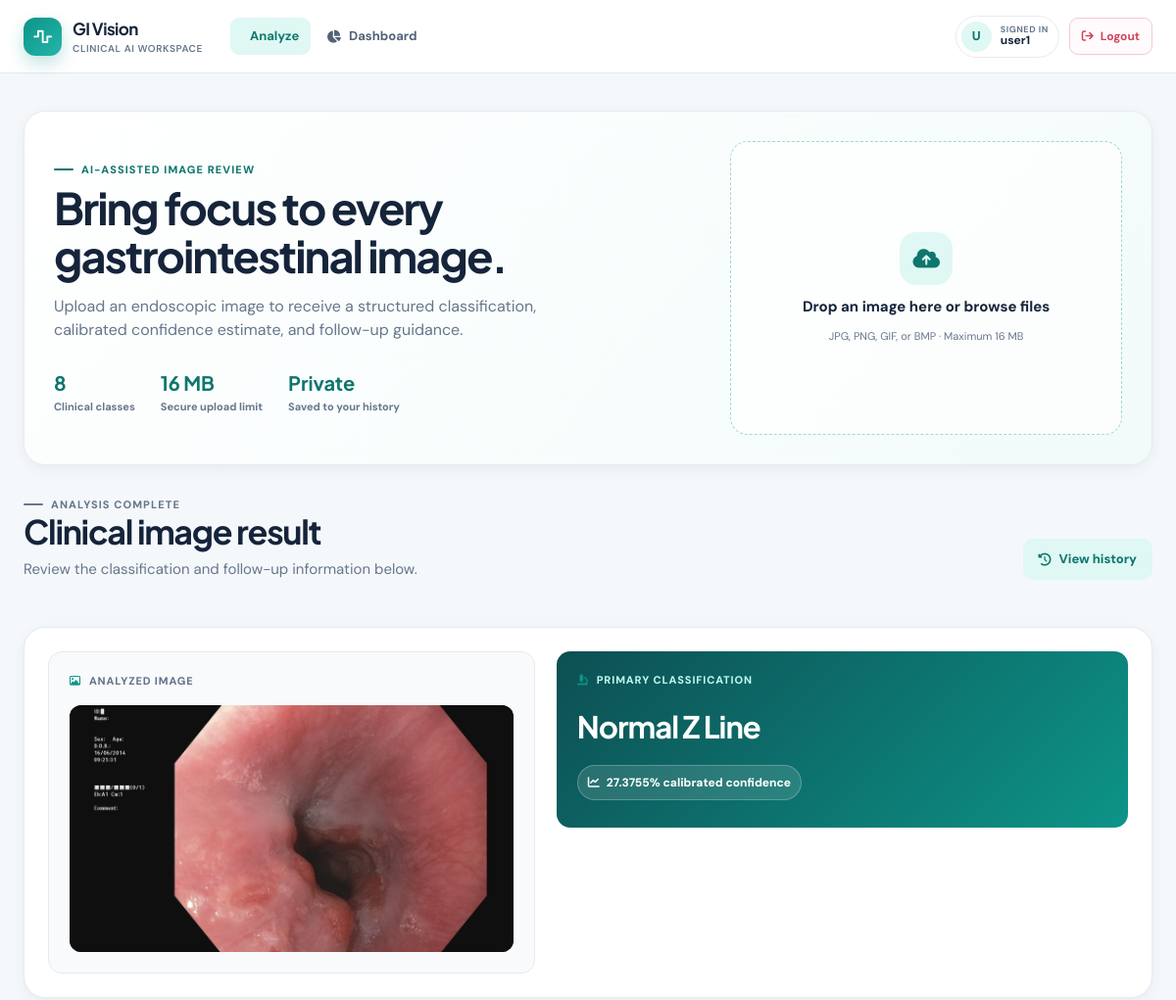
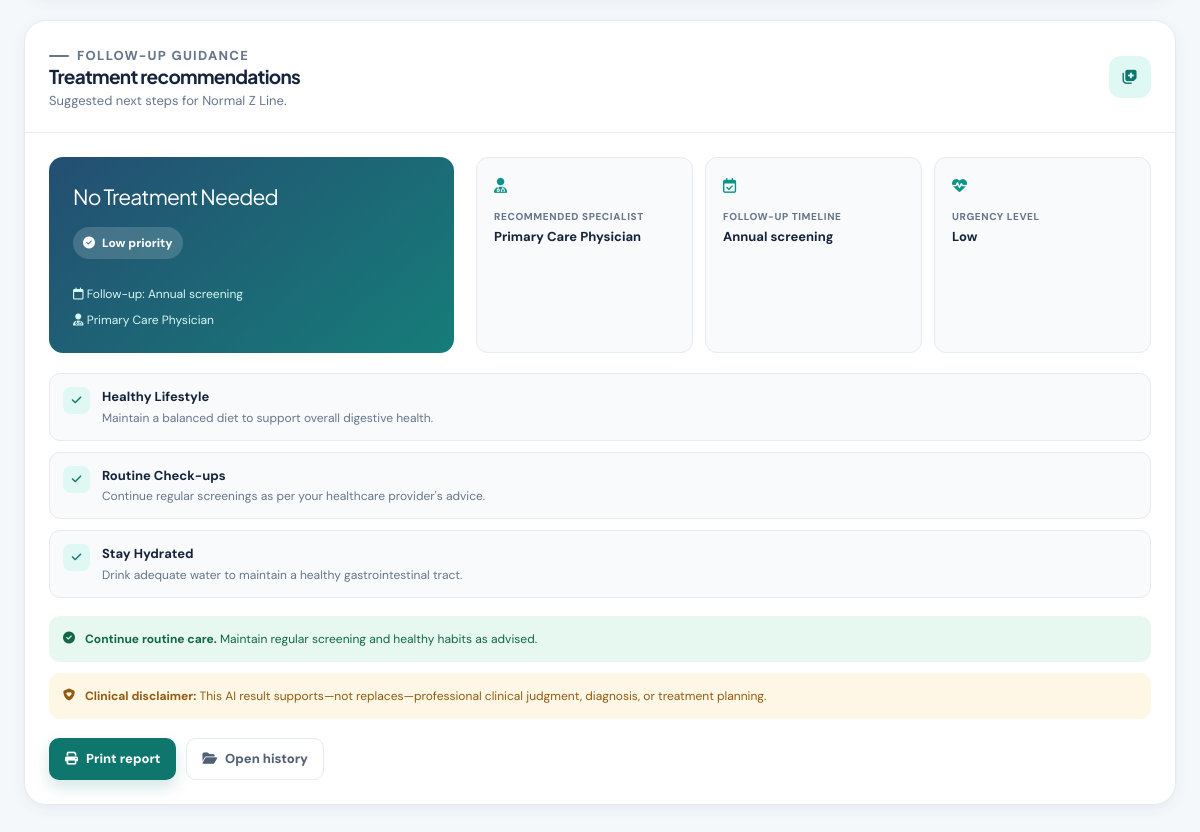
Page /analysis/19 (signed in) on the committed database (2 pictures, top to bottom).
### tables this page shows
CREATE TABLE predictions (
            id INTEGER PRIMARY KEY AUTOINCREMENT,
            user_id INTEGER,
            filename TEXT,
            prediction TEXT,
            confidence REAL,
            is_valid_image INTEGER DEFAULT 1,
            created_at TIMESTAMP DEFAULT CURRENT_TIMESTAMP,
            FOREIGN KEY (user_id) REFERENCES users (id)
        );

### app.py (the view)
@app.route('/analysis/<int:analysis_id>', methods=['GET', 'POST'])
@login_required
def analysis_details(analysis_id):
    if request.method == 'POST':
        return redirect(url_for('analysis_details', analysis_id=analysis_id), code=303)
    try:
        conn = sqlite3.connect('users.db')
        conn.row_factory = sqlite3.Row
        query = 'SELECT * FROM predictions WHERE id = ?'
        params = [analysis_id]
        if session.get('role') != 'admin':
            query += ' AND user_id = ?'
            params.append(session['user_id'])
        prediction = conn.execute(query, params).fetchone()
        conn.close()
        if prediction is None:
            flash('That saved prediction was not found or you do not have permission to view it.', 'warning')
            return redirect(url_for('dashboard'))
        if prediction['is_valid_image'] != 1:
            flash('Treatment recommendations are unavailable for an invalid image.', 'warning')
            return redirect(url_for('dashboard'))
        original_confidence = normalize_confidence(prediction['confidence'])
        confidence_percent = original_confidence * 100
        predicted_class = prediction['prediction']
        return render_template(
            'index.html',
            filename=prediction['filename'],
            prediction=predicted_class,
            original_confidence=f'{original_confidence:.2%}',
            confidence=f'{confidence_percent:.4f}%',
            confidence_percent=confidence_percent,
            treatment_info=get_treatment_recommendations(predicted_class)
        )
    except Exception as e:
        print(f"Analysis details error: {e}")
        flash('Unable to load the saved prediction details.', 'danger')
        return redirect(url_for('dashboard'))

### app.py (called while the page is built, shortened)
def normalize_confidence(value):
    try:
        confidence = float(value)
    except (TypeError, ValueError):
        return 0.0
    return confidence if np.isfinite(confidence) else 0.0

@app.before_request
def invalidate_previous_server_sessions():
    if (
        session.get('user_id') is not None
        and session.get('server_session_id') != SERVER_SESSION_ID
    ):
        session.clear()

def login_required(f):
    @wraps(f)
    def decorated_function(*args, **kwargs):
        if 'user_id' not in session:
            flash('Please log in to access this page.', 'warning')
            return redirect(url_for('login'))
        return f(*args, **kwargs)
    return decorated_function

### templates/index.html (shortened to what this page needs)
{% extends "base.html" %}
{% set nav_active = 'upload' %}
{% block content %}
<section class="panel analysis-hero">
    <div class="analysis-hero__copy">
        <p class="eyebrow"><span></span> AI-assisted image review</p>
        <h1>Bring focus to every gastrointestinal image.</h1>
        <p>Upload an endoscopic image to receive a structured classification, calibrated confidence estimate, and follow-up guidance.</p>
        <div class="analysis-hero__stats" aria-label="Analysis information">
            <div><strong>8</strong><span>Clinical classes</span></div>
            <div><strong>16 MB</strong><span>Secure upload limit</span></div>
            <div><strong>Private</strong><span>Saved to your history</span></div>
        </div>
    </div>
    <form class="upload-card" method="POST" enctype="multipart/form-data" id="upload-form">
        <label class="upload-dropzone" id="dropzone" for="file">
            <span class="upload-dropzone__icon"><i class="fa-solid fa-cloud-arrow-up"></i></span>
            <strong>Drop an image here or browse files</strong>
            <small>JPG, PNG, GIF, or BMP · Maximum 16 MB</small>
        </label>
    </form>
</section>
{% if filename %}
<section class="stack" id="analysis-result" style="margin-top: 24px;">
    <div class="page-heading">
        <div>
            <p class="eyebrow"><span></span> Analysis complete</p>
            <h1>Clinical image result</h1>
            <p>Review the classification and follow-up information below.</p>
        </div>
        <a class="button--secondary" href="{{ url_for('dashboard') }}"><i class="fa-solid fa-clock-rotate-left"></i> View history</a>
    </div>
    <section class="panel">
        <div class="panel__body results-grid">
            <div class="image-card">
                <p class="card-label"><i class="fa-regular fa-image"></i> Analyzed image</p>
                <img class="analysis-image" src="{{ url_for('uploaded_file', filename=filename) }}" alt="Uploaded endoscopic image">
            </div>
            <div>
                <div class="diagnosis-card">
                    <p class="card-label"><i class="fa-solid fa-microscope"></i> Primary classification</p>
                    <h2 class="diagnosis-name">{{ prediction.replace('-', ' ').title() }}</h2>
                    <span class="confidence-pill"><i class="fa-solid fa-chart-line"></i> {{ confidence }} calibrated confidence</span>
                </div>
            </div>
        </div>
    </section>
    {% if treatment_info %}
    <section class="panel">
        <div class="panel__head">
            <div class="section-heading" style="margin: 0;">
                <div>
                    <p class="eyebrow"><span></span> Follow-up guidance</p>
                    <h2>Treatment recommendations</h2>
                    <p>Suggested next steps for {{ prediction.replace('-', ' ').title() }}.</p>
                </div>
            </div>
            <span class="icon-box"><i class="fa-solid fa-notes-medical"></i></span>
        </div>
        <div class="panel__body">
            <div class="treatment-grid">
                <div class="treatment-summary">
                    <p class="treatment-summary__type">{{ treatment_info.type }}</p>
                    <span class="priority-pill"><i class="fa-solid fa-{{ 'triangle-exclamation' if 'high' in treatment_info.urgency.lower() else 'circle-info' if 'medium' in treatment_info.urgency.lower() else 'circle-check' }}"></i>{{ treatment_info.urgency }} priority</span>
                    <div class="treatment-summary__meta">
                        <span><i class="fa-regular fa-calendar"></i> Follow-up: {{ treatment_info.follow_up }}</span>
                        <span><i class="fa-solid fa-user-doctor"></i> {{ treatment_info.specialist }}</span>
                    </div>
                </div>
                <div class="treatment-details">
                    <article class="detail-card"><i class="fa-solid fa-user-doctor"></i><small>Recommended specialist</small><strong>{{ treatment_info.specialist }}</strong></article>
                    <article class="detail-card"><i class="fa-regular fa-calendar-check"></i><small>Follow-up timeline</small><strong>{{ treatment_info.follow_up }}</strong></article>
                    <article class="detail-card"><i class="fa-solid fa-heart-pulse"></i><small>Urgency level</small><strong>{{ treatment_info.urgency }}</strong></article>
                </div>
            </div>
            <ul class="recommendations">
                {% for recommendation in treatment_info.recommendations %}
                <li>
                    <i class="fa-solid fa-check"></i>
                    <div>
                        <strong>{{ recommendation.split(':', 1)[0] }}</strong>
                        {% if ':' in recommendation %}<span>{{ recommendation.split(':', 1)[1].strip() }}</span>{% endif %}
                    </div>
                </li>
                {% endfor %}
            </ul>
            {% if 'high' in treatment_info.urgency.lower() %}
            <div class="notice notice--warning" style="margin-top: 18px;"><i class="fa-solid fa-triangle-exclamation"></i><span><strong>Prompt follow-up recommended.</strong> Please schedule an appointment with {{ treatment_info.specialist }} as soon as possible.</span></div>
            {% elif 'medium' in treatment_info.urgency.lower() %}
            <div class="notice notice--info" style="margin-top: 18px;"><i class="fa-solid fa-circle-info"></i><span><strong>Medical attention recommended.</strong> Please consult {{ treatment_info.specialist }} within the suggested timeframe.</span></div>
            {% else %}
            <div class="notice notice--success" style="margin-top: 18px;"><i class="fa-solid fa-circle-check"></i><span><strong>Continue routine care.</strong> Maintain regular screening and healthy habits as advised.</span></div>
            {% endif %}
            <div class="notice notice--warning" style="margin-top: 11px;"><i class="fa-solid fa-shield-heart"></i><span><strong>Clinical disclaimer:</strong> This AI result supports—not replaces—professional clinical judgment, diagnosis, or treatment planning.</span></div>
            <div class="report-actions">
                <button class="button" type="button" onclick="window.print()"><i class="fa-solid fa-print"></i> Print report</button>
                <a class="button--quiet" href="{{ url_for('dashboard') }}"><i class="fa-solid fa-folder-open"></i> Open history</a>
            </div>
        </div>
    </section>
    {% endif %}
</section>
{% endif %}
{% endblock %}

### rows in the picture
predictions: filename (picture), replace "Normal Z Line"

### other values in the picture
{{ session.get('username', 'U')[0]|upper }} "U"
{{ session.get('username', 'User') }} "user1"
{{ confidence }} "27.3755%"
{{ treatment_info.type }} "No Treatment Needed"
{{ treatment_info.urgency }} "Low"
{{ treatment_info.follow_up }} "Annual screening"
{{ treatment_info.specialist }} "Primary Care Physician"
{{ recommendation.split(':', 1)[0] }} "Healthy Lifestyle" "Routine Check-ups" "Stay Hydrated"
{{ recommendation.split(':', 1)[1].strip() }} "Maintain a balanced diet to support overall digestive health." "Continue regular screenings as per your healthcare provider's advice." "Drink adequate water to maintain a healthy gastrointestinal tract."
